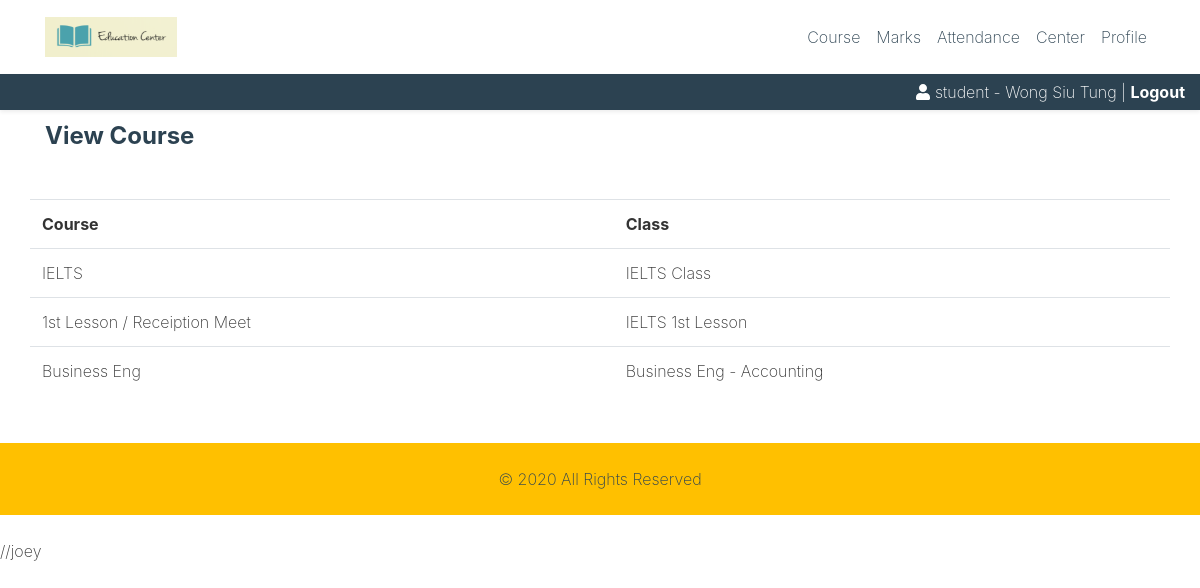
The page /view-course.php (signed in) on the database its author committed.
### tables this page shows
CREATE TABLE `class` (
  `class_ID` int(255) NOT NULL,
  `course_ID` varchar(255) NOT NULL,
  `total_lessons` int(255) NOT NULL,
  `category_ID` int(255) NOT NULL,
  `attended_lesson` int(255) NOT NULL
);

CREATE TABLE `course` (
  `course_ID` varchar(255) NOT NULL,
  `course_name` varchar(45) NOT NULL
);

CREATE TABLE `class_category` (
  `category_ID` int(255) NOT NULL,
  `name` varchar(255) NOT NULL,
  `class_credit` int(255) NOT NULL,
  `class_hours` int(11) NOT NULL,
  `people_amount` int(11) NOT NULL
);

### view-course.php (the view)
<?php
include 'inc/header.php';
$qs = "select * from class
       INNER JOIN course ON class.course_ID = course.course_ID
	   INNER JOIN class_category ON class.category_ID = class_category.category_ID
	   INNER JOIN enrollment ON class.course_ID = enrollment.course_ID AND enrollment.class_ID = class.class_ID
       where student_ID = '$_SESSION[student_ID]'";
$query = mysqli_query($conn, $qs) or die(mysqli_error($conn));
print("
<div class='container'>
<div class='row'>
<div class='col-12 my-2'>
<h4 class='text-secondary'>View Course</h4>
</div>
</div>
</div>
<div class='container'>
<div class='row mt-3'>
<table class='table table-hover'>
<tr>
<th>Course</th>
<th>Class</th>
</tr>
");
if (mysqli_num_rows($query) > 0){
	while($result = mysqli_fetch_assoc($query)){
		printf("
		<tr>
		<td>%s</td>
		<td>%s</td>
		</tr>
		", $result['course_name'], $result['name']);
	}
} else {
	echo "Not found";
}
print("
</table>
</div>
</div>
");
?>
<?php
include 'inc/footer.php';
?>

### css/custom.css (style rules this page uses)
.bg-secondary a { color: #F1D92F; }
h1, h2, h3, h4, h5, h6 { font-weight: bold; }

### rows shown on the page
class: course_ID.course_name "IELTS", category_ID.name "IELTS Class"
class: course_ID.course_name "1st Lesson / Receiption Meet", category_ID.name "IELTS 1st Lesson"
class: course_ID.course_name "Business Eng", category_ID.name "Business Eng - Accounting"
